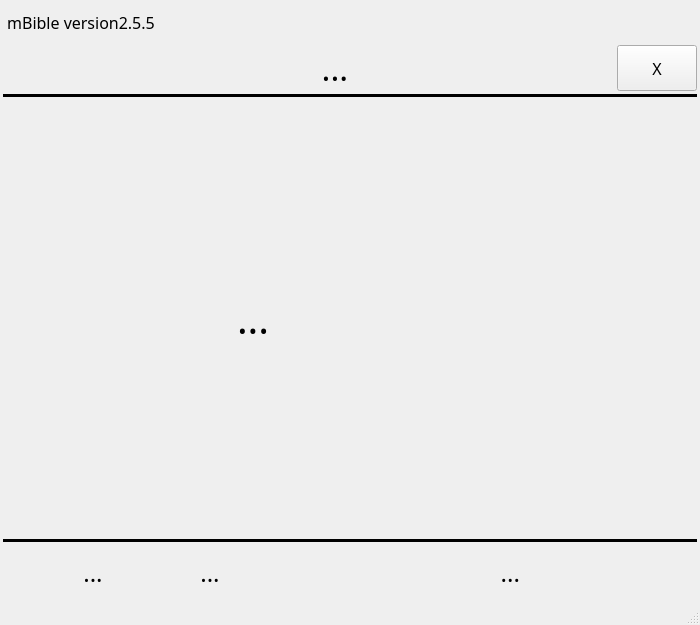
<?xml version="1.0" encoding="UTF-8"?>
<ui version="4.0">
 <class>AppPresent</class>
 <widget class="QMainWindow" name="AppPresent">
  <property name="geometry">
   <rect>
    <x>0</x>
    <y>0</y>
    <width>700</width>
    <height>625</height>
   </rect>
  </property>
  <property name="sizePolicy">
   <sizepolicy hsizetype="Preferred" vsizetype="Minimum">
    <horstretch>0</horstretch>
    <verstretch>0</verstretch>
   </sizepolicy>
  </property>
  <property name="minimumSize">
   <size>
    <width>400</width>
    <height>0</height>
   </size>
  </property>
  <property name="windowTitle">
   <string>Song Presentation</string>
  </property>
  <property name="windowIcon">
   <iconset resource="icons/icons.qrc">
    <normaloff>:/icons/app_icon</normaloff>:/icons/app_icon</iconset>
  </property>
  <widget class="QWidget" name="WidgetCentral">
   <property name="sizePolicy">
    <sizepolicy hsizetype="Minimum" vsizetype="Preferred">
     <horstretch>0</horstretch>
     <verstretch>0</verstretch>
    </sizepolicy>
   </property>
   <property name="minimumSize">
    <size>
     <width>400</width>
     <height>0</height>
    </size>
   </property>
   <property name="autoFillBackground">
    <bool>true</bool>
   </property>
   <layout class="QVBoxLayout" name="WrapperLayout">
    <property name="spacing">
     <number>3</number>
    </property>
    <property name="leftMargin">
     <number>3</number>
    </property>
    <property name="topMargin">
     <number>3</number>
    </property>
    <property name="rightMargin">
     <number>3</number>
    </property>
    <property name="bottomMargin">
     <number>3</number>
    </property>
    <item>
     <layout class="QVBoxLayout" name="MainLayout">
      <item>
       <layout class="QVBoxLayout" name="verticalLayout">
        <item>
         <layout class="QHBoxLayout" name="HeadLayout">
          <item>
           <widget class="QLabel" name="LblApp">
            <property name="font">
             <font>
              <family>Trebuchet MS</family>
              <pointsize>12</pointsize>
             </font>
            </property>
            <property name="text">
             <string> mBible version2.5.5</string>
            </property>
           </widget>
          </item>
          <item>
           <widget class="QToolBar" name="ToolbarMain">
            <property name="sizePolicy">
             <sizepolicy hsizetype="Expanding" vsizetype="Minimum">
              <horstretch>0</horstretch>
              <verstretch>0</verstretch>
             </sizepolicy>
            </property>
            <property name="windowTitle">
             <string notr="true">toolBar1</string>
            </property>
            <property name="toolButtonStyle">
             <enum>Qt::ToolButtonTextBesideIcon</enum>
            </property>
            <addaction name="actionTheme"/>
            <addaction name="actionFont"/>
            <addaction name="actionBold"/>
            <addaction name="actionChorus"/>
            <addaction name="actionLeft"/>
            <addaction name="actionRight"/>
            <addaction name="actionUp"/>
            <addaction name="actionDown"/>
            <addaction name="actionSmaller"/>
            <addaction name="actionBigger"/>
            <addaction name="actionClose"/>
           </widget>
          </item>
         </layout>
        </item>
        <item>
         <layout class="QHBoxLayout" name="TopLayout">
          <item>
           <widget class="QLabel" name="LblKey">
            <property name="sizePolicy">
             <sizepolicy hsizetype="Minimum" vsizetype="Preferred">
              <horstretch>0</horstretch>
              <verstretch>0</verstretch>
             </sizepolicy>
            </property>
            <property name="minimumSize">
             <size>
              <width>50</width>
              <height>0</height>
             </size>
            </property>
            <property name="text">
             <string/>
            </property>
            <property name="alignment">
             <set>Qt::AlignCenter</set>
            </property>
           </widget>
          </item>
          <item>
           <widget class="QLabel" name="LblTitle">
            <property name="sizePolicy">
             <sizepolicy hsizetype="Expanding" vsizetype="Preferred">
              <horstretch>0</horstretch>
              <verstretch>0</verstretch>
             </sizepolicy>
            </property>
            <property name="font">
             <font>
              <family>Trebuchet MS</family>
              <pointsize>25</pointsize>
             </font>
            </property>
            <property name="text">
             <string>...</string>
            </property>
            <property name="alignment">
             <set>Qt::AlignCenter</set>
            </property>
           </widget>
          </item>
          <item>
           <widget class="QPushButton" name="BtnClose">
            <property name="sizePolicy">
             <sizepolicy hsizetype="Preferred" vsizetype="Preferred">
              <horstretch>0</horstretch>
              <verstretch>0</verstretch>
             </sizepolicy>
            </property>
            <property name="font">
             <font>
              <family>Trebuchet MS</family>
              <pointsize>12</pointsize>
             </font>
            </property>
            <property name="text">
             <string>X</string>
            </property>
           </widget>
          </item>
         </layout>
        </item>
        <item>
         <widget class="Line" name="LineTop">
          <property name="frameShadow">
           <enum>QFrame::Plain</enum>
          </property>
          <property name="lineWidth">
           <number>3</number>
          </property>
          <property name="orientation">
           <enum>Qt::Horizontal</enum>
          </property>
         </widget>
        </item>
        <item>
         <layout class="QHBoxLayout" name="MidLayout">
          <item>
           <widget class="QLabel" name="LblLeft">
            <property name="text">
             <string/>
            </property>
           </widget>
          </item>
          <item>
           <widget class="QLabel" name="LblContent">
            <property name="sizePolicy">
             <sizepolicy hsizetype="Preferred" vsizetype="Expanding">
              <horstretch>0</horstretch>
              <verstretch>0</verstretch>
             </sizepolicy>
            </property>
            <property name="font">
             <font>
              <family>Trebuchet MS</family>
              <pointsize>30</pointsize>
             </font>
            </property>
            <property name="text">
             <string>...</string>
            </property>
            <property name="alignment">
             <set>Qt::AlignLeading|Qt::AlignLeft|Qt::AlignVCenter</set>
            </property>
            <property name="wordWrap">
             <bool>true</bool>
            </property>
            <property name="indent">
             <number>2</number>
            </property>
           </widget>
          </item>
          <item>
           <widget class="QLabel" name="LblRight">
            <property name="text">
             <string/>
            </property>
           </widget>
          </item>
         </layout>
        </item>
       </layout>
      </item>
      <item>
       <widget class="Line" name="LineDown">
        <property name="frameShadow">
         <enum>QFrame::Plain</enum>
        </property>
        <property name="lineWidth">
         <number>3</number>
        </property>
        <property name="orientation">
         <enum>Qt::Horizontal</enum>
        </property>
       </widget>
      </item>
      <item>
       <layout class="QHBoxLayout" name="horizontalLayout">
        <item>
         <widget class="QLabel" name="LblBottomLeft">
          <property name="sizePolicy">
           <sizepolicy hsizetype="Fixed" vsizetype="Fixed">
            <horstretch>0</horstretch>
            <verstretch>0</verstretch>
           </sizepolicy>
          </property>
          <property name="minimumSize">
           <size>
            <width>30</width>
            <height>55</height>
           </size>
          </property>
          <property name="text">
           <string/>
          </property>
         </widget>
        </item>
        <item>
         <widget class="QLabel" name="LblSongInfo">
          <property name="sizePolicy">
           <sizepolicy hsizetype="Expanding" vsizetype="Minimum">
            <horstretch>0</horstretch>
            <verstretch>0</verstretch>
           </sizepolicy>
          </property>
          <property name="font">
           <font>
            <family>Trebuchet MS</family>
            <pointsize>18</pointsize>
           </font>
          </property>
          <property name="text">
           <string>...</string>
          </property>
          <property name="alignment">
           <set>Qt::AlignCenter</set>
          </property>
         </widget>
        </item>
        <item>
         <widget class="QLabel" name="LblAuthor">
          <property name="sizePolicy">
           <sizepolicy hsizetype="Expanding" vsizetype="Preferred">
            <horstretch>0</horstretch>
            <verstretch>0</verstretch>
           </sizepolicy>
          </property>
          <property name="font">
           <font>
            <family>Trebuchet MS</family>
            <pointsize>18</pointsize>
           </font>
          </property>
          <property name="text">
           <string>...</string>
          </property>
          <property name="alignment">
           <set>Qt::AlignCenter</set>
          </property>
         </widget>
        </item>
        <item>
         <widget class="QLabel" name="LblVerse">
          <property name="sizePolicy">
           <sizepolicy hsizetype="Fixed" vsizetype="Preferred">
            <horstretch>0</horstretch>
            <verstretch>0</verstretch>
           </sizepolicy>
          </property>
          <property name="minimumSize">
           <size>
            <width>250</width>
            <height>0</height>
           </size>
          </property>
          <property name="font">
           <font>
            <family>Trebuchet MS</family>
            <pointsize>18</pointsize>
           </font>
          </property>
          <property name="text">
           <string>...</string>
          </property>
          <property name="alignment">
           <set>Qt::AlignRight|Qt::AlignTrailing|Qt::AlignVCenter</set>
          </property>
         </widget>
        </item>
        <item>
         <widget class="QPushButton" name="BtnDown">
          <property name="sizePolicy">
           <sizepolicy hsizetype="Fixed" vsizetype="Fixed">
            <horstretch>55</horstretch>
            <verstretch>55</verstretch>
           </sizepolicy>
          </property>
          <property name="text">
           <string/>
          </property>
          <property name="icon">
           <iconset resource="images/images.qrc">
            <normaloff>:/Down_Black.png</normaloff>:/images/Down_Black.png</iconset>
          </property>
          <property name="iconSize">
           <size>
            <width>50</width>
            <height>50</height>
           </size>
          </property>
          <property name="flat">
           <bool>true</bool>
          </property>
         </widget>
        </item>
        <item>
         <widget class="QLabel" name="LblBottom">
          <property name="sizePolicy">
           <sizepolicy hsizetype="Fixed" vsizetype="Fixed">
            <horstretch>0</horstretch>
            <verstretch>0</verstretch>
           </sizepolicy>
          </property>
          <property name="minimumSize">
           <size>
            <width>55</width>
            <height>55</height>
           </size>
          </property>
          <property name="text">
           <string/>
          </property>
         </widget>
        </item>
        <item>
         <widget class="QPushButton" name="BtnUp">
          <property name="sizePolicy">
           <sizepolicy hsizetype="Fixed" vsizetype="Fixed">
            <horstretch>55</horstretch>
            <verstretch>55</verstretch>
           </sizepolicy>
          </property>
          <property name="text">
           <string/>
          </property>
          <property name="icon">
           <iconset resource="images/images.qrc">
            <normaloff>:/Up_Black.png</normaloff>:/Up_Black.png</iconset>
          </property>
          <property name="iconSize">
           <size>
            <width>50</width>
            <height>50</height>
           </size>
          </property>
          <property name="flat">
           <bool>true</bool>
          </property>
         </widget>
        </item>
        <item>
         <widget class="QLabel" name="LblBottomRight">
          <property name="sizePolicy">
           <sizepolicy hsizetype="Fixed" vsizetype="Fixed">
            <horstretch>0</horstretch>
            <verstretch>0</verstretch>
           </sizepolicy>
          </property>
          <property name="minimumSize">
           <size>
            <width>30</width>
            <height>55</height>
           </size>
          </property>
          <property name="text">
           <string/>
          </property>
         </widget>
        </item>
       </layout>
      </item>
     </layout>
    </item>
   </layout>
  </widget>
  <widget class="QStatusBar" name="statusbar"/>
  <action name="actionLeft">
   <property name="text">
    <string/>
   </property>
   <property name="shortcut">
    <string>Left</string>
   </property>
  </action>
  <action name="actionRight">
   <property name="text">
    <string/>
   </property>
   <property name="shortcut">
    <string>Right</string>
   </property>
  </action>
  <action name="actionClose">
   <property name="text">
    <string/>
   </property>
   <property name="shortcut">
    <string>Esc</string>
   </property>
  </action>
  <action name="actionBigger">
   <property name="text">
    <string/>
   </property>
   <property name="shortcut">
    <string>.</string>
   </property>
  </action>
  <action name="actionSmaller">
   <property name="text">
    <string/>
   </property>
   <property name="shortcut">
    <string>,</string>
   </property>
  </action>
  <action name="actionFont">
   <property name="text">
    <string/>
   </property>
   <property name="shortcut">
    <string>F</string>
   </property>
  </action>
  <action name="actionBold">
   <property name="text">
    <string/>
   </property>
   <property name="shortcut">
    <string>B</string>
   </property>
  </action>
  <action name="actionTheme">
   <property name="text">
    <string/>
   </property>
   <property name="shortcut">
    <string>T</string>
   </property>
  </action>
  <action name="actionChorus">
   <property name="text">
    <string/>
   </property>
   <property name="shortcut">
    <string>C</string>
   </property>
  </action>
  <action name="actionUp">
   <property name="text">
    <string/>
   </property>
   <property name="shortcut">
    <string>Up</string>
   </property>
  </action>
  <action name="actionDown">
   <property name="text">
    <string/>
   </property>
   <property name="shortcut">
    <string>Down</string>
   </property>
  </action>
 </widget>
 <resources>
  <include location="images/images.qrc"/>
  <include location="icons/icons.qrc"/>
 </resources>
 <connections/>
</ui>
